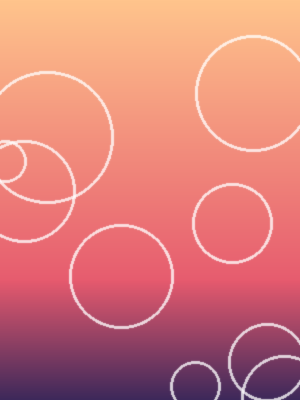
#> input picture tools/media/samples/1.png, 300 x 400 px
$ python make_icons.py media/samples/1.png
#> lines starting #> are read from the running program, lines starting #| are printed output that depends on the picture
"""Toolbar and store icons from Model Librarian's icon (docs/images/icon.png in that repo)."""
import os
import sys

from PIL import Image

src = sys.argv[1] if len(sys.argv) > 1 else os.path.join(os.path.dirname(__file__), "..", "docs", "images", "icon.png")
out = os.path.join(os.path.dirname(__file__), "..", "icons")
os.makedirs(out, exist_ok=True)
with Image.open(src) as im:
#> im is the input picture: PIL image 300x400 RGB; mean R, G, B 214.8, 124.9, 122.1
    im = im.convert("RGBA")
#> im: PIL image 300x400 RGBA
    for n in (16, 32, 48, 128):
        im.resize((n, n), Image.LANCZOS).save(os.path.join(out, f"icon{n}.png"))
#> this loop made 4 passes
#> pass 1, `im.resize((n, n), Image.LANCZOS).save(os.path.join(out, f"icon{n}.png"))`:
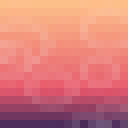
#> saved as icon16.png: PIL image 16x16 RGBA (shown 8 times larger); mean R, G, B, A 214.8, 124.8, 122.1, 255
#> pass 2, `im.resize((n, n), Image.LANCZOS).save(os.path.join(out, f"icon{n}.png"))`:
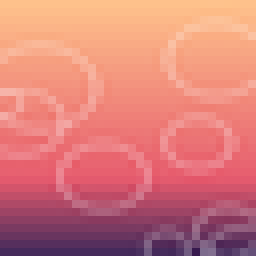
#> saved as icon32.png: PIL image 32x32 RGBA (shown 8 times larger); mean R, G, B, A 214.8, 124.9, 122.1, 255
print("icons written")

$ run again, on tools/media/samples/11.png
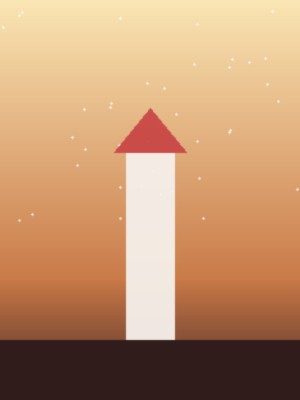
#> input picture tools/media/samples/11.png, 300 x 400 px
#> im is the input picture: PIL image 300x400 RGB; mean R, G, B 193.2, 148.7, 111.7
#> im: PIL image 300x400 RGBA
#> the loop `for n in (16, 32, 48, 128):` made 4 passes
#> pass 1, `im.resize((n, n), Image.LANCZOS).save(os.path.join(out, f"icon{n}.png"))`:
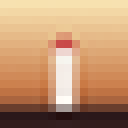
#> saved as icon16.png: PIL image 16x16 RGBA (shown 8 times larger); mean R, G, B, A 193.2, 148.7, 111.7, 255
#> pass 2, `im.resize((n, n), Image.LANCZOS).save(os.path.join(out, f"icon{n}.png"))`:
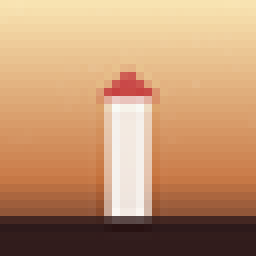
#> saved as icon32.png: PIL image 32x32 RGBA (shown 8 times larger); mean R, G, B, A 193.1, 148.7, 111.7, 255

$ run again, on tools/media/samples/12.png
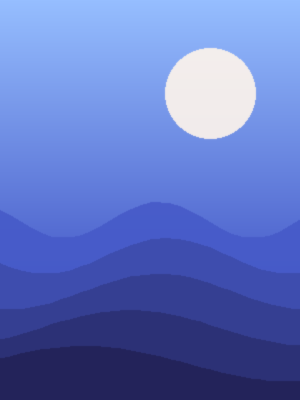
#> input picture tools/media/samples/12.png, 300 x 400 px
#> im is the input picture: PIL image 300x400 RGB; mean R, G, B 95.6, 115.8, 193.6
#> im: PIL image 300x400 RGBA
#> the loop `for n in (16, 32, 48, 128):` made 4 passes
#> pass 1, `im.resize((n, n), Image.LANCZOS).save(os.path.join(out, f"icon{n}.png"))`:
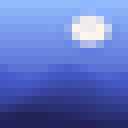
#> saved as icon16.png: PIL image 16x16 RGBA (shown 8 times larger); mean R, G, B, A 95.6, 115.8, 193.6, 255
#> pass 2, `im.resize((n, n), Image.LANCZOS).save(os.path.join(out, f"icon{n}.png"))`:
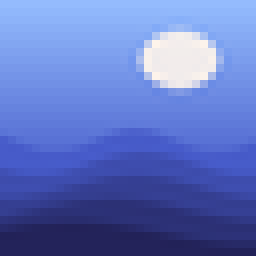
#> saved as icon32.png: PIL image 32x32 RGBA (shown 8 times larger); mean R, G, B, A 95.6, 115.7, 193.6, 255

$ run again, on tools/media/samples/13.png
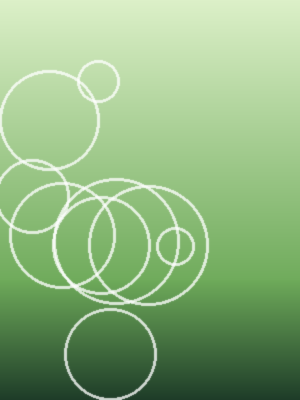
#> input picture tools/media/samples/13.png, 300 x 400 px
#> im is the input picture: PIL image 300x400 RGB; mean R, G, B 142.5, 181.6, 127.7
#> im: PIL image 300x400 RGBA
#> the loop `for n in (16, 32, 48, 128):` made 4 passes
#> pass 1, `im.resize((n, n), Image.LANCZOS).save(os.path.join(out, f"icon{n}.png"))`:
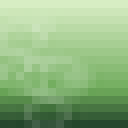
#> saved as icon16.png: PIL image 16x16 RGBA (shown 8 times larger); mean R, G, B, A 142.4, 181.6, 127.7, 255
#> pass 2, `im.resize((n, n), Image.LANCZOS).save(os.path.join(out, f"icon{n}.png"))`:
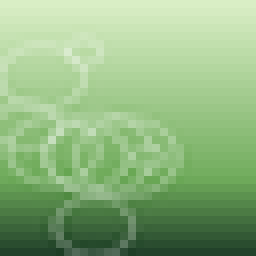
#> saved as icon32.png: PIL image 32x32 RGBA (shown 8 times larger); mean R, G, B, A 142.5, 181.6, 127.7, 255
